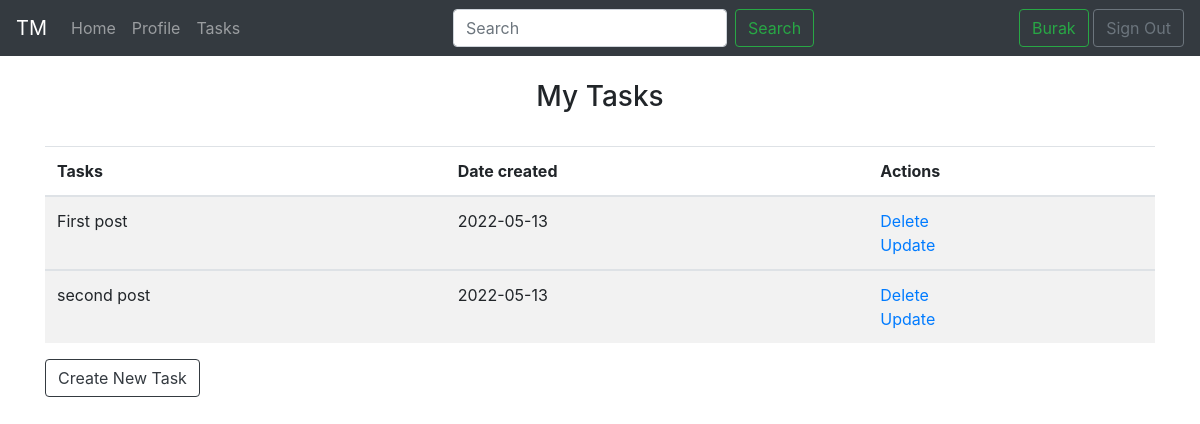
Page /profile (signed in) on the earlier database version.
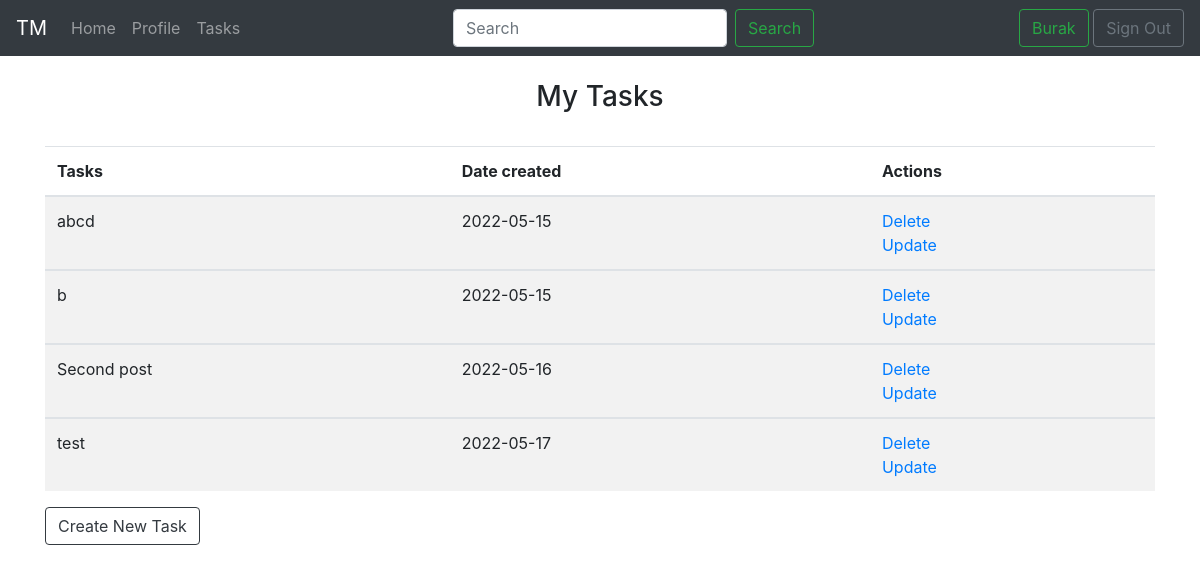
Same page on the later database version.
### app.py (models this page shows, shortened)
class Post(db.Model):
    id = db.Column(db.Integer, primary_key=True)
    content = db.Column(db.String(400), nullable=False)
    date_created = db.Column(db.DateTime, default=datetime.utcnow)
    user_id = db.Column(db.Integer, db.ForeignKey('user.id'))

### app.py (the view)
@app.route('/profile', methods=['GET', 'POST'])
def profile():
    if request.method == 'POST':
        content = request.form['content']
        if len(content) < 1:
            flash("Task too short!", category='error')
        else:
            new_post = Post(
                content=content,
                user_id=current_user.id)
            db.session.add(new_post)
            db.session.commit()
            flash("Task created successfully", category='success')
            return redirect('ads')
        return redirect(url_for('profile'))
    else:
        return render_template(
            'profile.html',
            user=current_user)

### app.py (called while the page is built)
@login_manager.user_loader
def load_user(user_id):
    return User.query.get(int(user_id))

### templates/profile.html (shortened to what this page needs)
{% extends 'base.html' %}
{% block body %}
    {% if current_user.is_authenticated %}
    <br>
    <div class="container">
        <h3 align="center">My Tasks</h3><br>
        <table class="table table-striped">
            <thead>
                <tr>
                    <th scope="col">Tasks</th>
                    <th scope="col">Date created</th>
                    <th scope="col">Actions</th>
                </tr>
            </thead>
            {% for post in user.posts %}
                <tbody>
                    <tr>
                        <td scope="row">{{ post.content }}</td>
                        <td scope="row">{{ post.date_created.date() }}</td>
                        <td scope="row">
                            <a href="/delete/{{post.id}}">Delete</a><br>
                            <a href="/update/{{post.id}}">Update</a>
                        </td>
                    </tr>
                </tbody>
            {% endfor %}
        </table>
        <button
        class="btn btn-outline-dark"
        type="button" onclick="document.getElementById('create-post').style.display = ''"
        >
        Create New Task
    </button>
    </div><br><br>
    {% endif %}
{% endblock %}

Differences in the rows shown:
removed Post: content "First post", date_created "2022-05-13"
removed Post: content "second post", date_created "2022-05-13"
added Post: content "abcd", date_created "2022-05-15"
added Post: content "b", date_created "2022-05-15"
added Post: content "Second post", date_created "2022-05-16"
added Post: content "test", date_created "2022-05-17"
